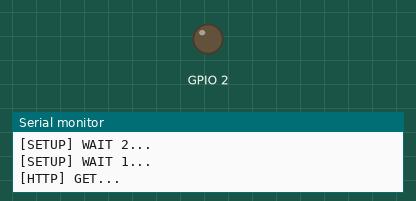
This sketch was run on a simulated ESP8266 (NodeMCU). Shown: output pins drawn as LEDs (lit = HIGH), the last lines printed to the serial monitor. WiFi joins after 1.5 s; servers stay silent unless stated; uploads are accepted with an empty reply.

Above: at 3.6 s.
At 15.2 s:
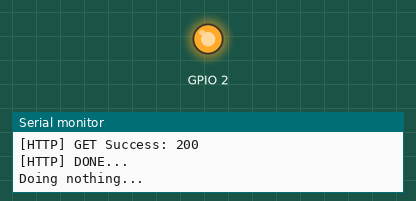
Timing chart, 0 to 16.7 s (numbered marks = the images above):
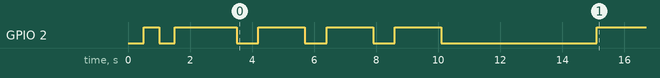

The sketch:

hubitat.ino
```cpp
#include <Arduino.h>
#include <ESP8266WiFi.h>
#include <ESP8266WiFiMulti.h>
#include <ESP8266HTTPClient.h>
#include <WiFiClient.h>

ESP8266WiFiMulti WiFiMulti;

#define WIFINAME "YourSSID"
#define WIFIPASS "YourWIFIPassword"
#define URL "http://192.168.1.xx/apps/api/8/devices/xxx/refresh?access_token=xxx-xxxxx-xxxx-xxxxx-xxxxx"
uint8_t refresh_num = 3; // number of times to call refresh - in case this device is faster than your bulb getting power back
uint8_t count = 0;

void blink(void) {
  digitalWrite(2, LOW);  // Turn On LED
  delay(500);           // Wait for a second
  digitalWrite(2, HIGH); // Turn Off LED
  delay(500);
}

void setup() {
  // put your setup code here, to run once:
  Serial.begin(115200);
  pinMode(2, OUTPUT);
  digitalWrite(2, HIGH);

  Serial.println();
  Serial.println();
  Serial.println();

  for (uint8_t t = 2; t > 0; t--) {
    Serial.printf("[SETUP] WAIT %d...\n", t);
    Serial.flush();
    blink();
  }

  WiFi.mode(WIFI_STA);
  WiFiMulti.addAP(WIFINAME, WIFIPASS);
}

void loop() {
  // put your main code here, to run repeatedly:
  if ((WiFiMulti.run() == WL_CONNECTED)) {
    digitalWrite(2, LOW); // LED ON indicates connected.
    if (count < refresh_num) {
      WiFiClient client;
      HTTPClient http;
      if (http.begin(client, URL)) {
        Serial.print("[HTTP] GET...\n");
        // start connection and send HTTP header
        int httpCode = http.GET();
        // httpCode will be negative on error
        if (httpCode == HTTP_CODE_OK) {
          // HTTP header has been send and Server response header has been handled
          Serial.printf("[HTTP] GET Success: %d\n", httpCode);
          count++;
          blink();
        } else {
          Serial.printf("[HTTP] GET failed, error: %s\n", http.errorToString(httpCode).c_str());
        }
        http.end();
      } else {
        Serial.printf("[HTTP} Unable to connect\n");
      }
    } else {
      Serial.print("[HTTP] DONE...\n");
      digitalWrite(2, LOW);
      delay(5000);
      sleep();
    }
  } else {
    delay(10000);
  }
  delay(1000);
}

void sleep(void) {
  cli();
  while (1) {
    ESP.wdtFeed();
    ESP.wdtEnable(0);
    Serial.print("Doing nothing...\n");
    digitalWrite(2, HIGH);
    delay(2500);
  }
}
```

Measured:
- by itself, GPIO 2: goes LOW 0.50 s, HIGH 2.0 s, 3 × (LOW 0.70 s, HIGH 1.5 s), LOW 5.0 s, then HIGH
